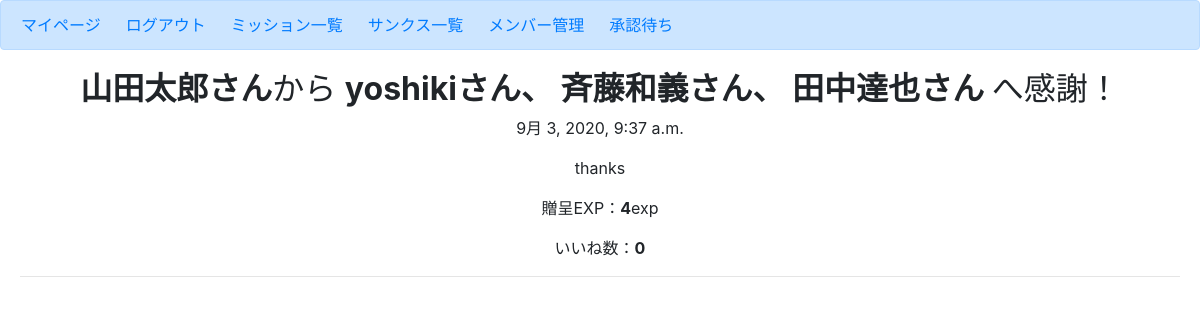
The page /thanks/47/ (signed in) on the database its author committed.
### thanks/models.py (models this page shows, shortened)
class Thanks(models.Model):
    giver = models.ForeignKey(User, on_delete=models.CASCADE)           # 感謝をする人
    recipients = models.ManyToManyField(Profile)                        # 感謝される人
    content = models.TextField()                                        # 内容
    good_count = models.IntegerField(default=0)                         # いいね数
    date_posted = models.DateTimeField(default=timezone.now)            # 投稿された時間
    approval = models.IntegerField(choices=EXAMPLE_APPROVAL, default=0) # 承認 (済み/待ち)
    reward_exp = models.IntegerField(default=0)                         # 贈呈されるexp

### user/models.py (models this page shows, shortened)
class Profile(models.Model):
    user = models.OneToOneField(User, on_delete=models.CASCADE)
    kubun = models.CharField(verbose_name='区分',
                             max_length=2,
                             choices=KUBUN_CHOICES,)
    exp_total = models.IntegerField(verbose_name='経験値', default=10)
    mission_create_count = models.IntegerField(default=0)  # ミッション作成回数
    my_success_count = models.IntegerField(default=0)      # 自ら作成したミッションの達成数
    join_count = models.IntegerField(default=0)            # ミッション参加回数
    team_success_count = models.IntegerField(default=0)    # 参加したミッションの達成回数
    thanks_count = models.IntegerField(default=0)          # 感謝した回数
    thanked_count = models.IntegerField(default=0)         # 感謝された回数

### thanks/views.py (the view)
# urls.py: path('thanks/<int:pk>/', views.ThanksDetailView.as_view(), name='thanks-detail'),
class ThanksDetailView(DetailView, ModelFormMixin):
    model = Thanks
    template_name = 'thanks/thanks_detail.html'
    fields = ()
    def get_context_data(self, **kwargs):
        context = super(ThanksDetailView, self).get_context_data(**kwargs)
        profile = Profile.objects.get(user=self.request.user)
        context['profile'] = profile
        context.update({
            'form': ThanksApprovalForm(**self.get_form_kwargs()),
        })
        return context

### thanks/templates/thanks/thanks_detail.html (shortened to what this page needs)
{% extends 'mission/base.html' %}
{% block body %}
<center>
    <h2><b>{{ object.giver }}さん</b>から
    <b>
        {% for recipient in object.recipients.all %}
            {% if forloop.last %}
                {{ recipient.user }}さん
            {% else %}
                {{ recipient.user }}さん、
            {% endif %}
        {% endfor %}
    </b>へ感謝！</h2>
    <p>{{ object.date_posted }}</p>
    <p>{{ object.content }}</p>
    <p>贈呈EXP：<b>{{ object.reward_exp }}</b>exp</p>
    <p>いいね数：<b>{{ object.good_count }}</b></p>
</center>
<hr>
<br>
{% endblock body %}

### rows shown on the page
Thanks: giver "山田太郎", date_posted "9月 3, 2020, 9:37 a.m.", content "thanks", reward_exp "4", good_count "0"
Profile: user "yoshiki"
Profile: user "斉藤和義"
Profile: user "田中達也"
